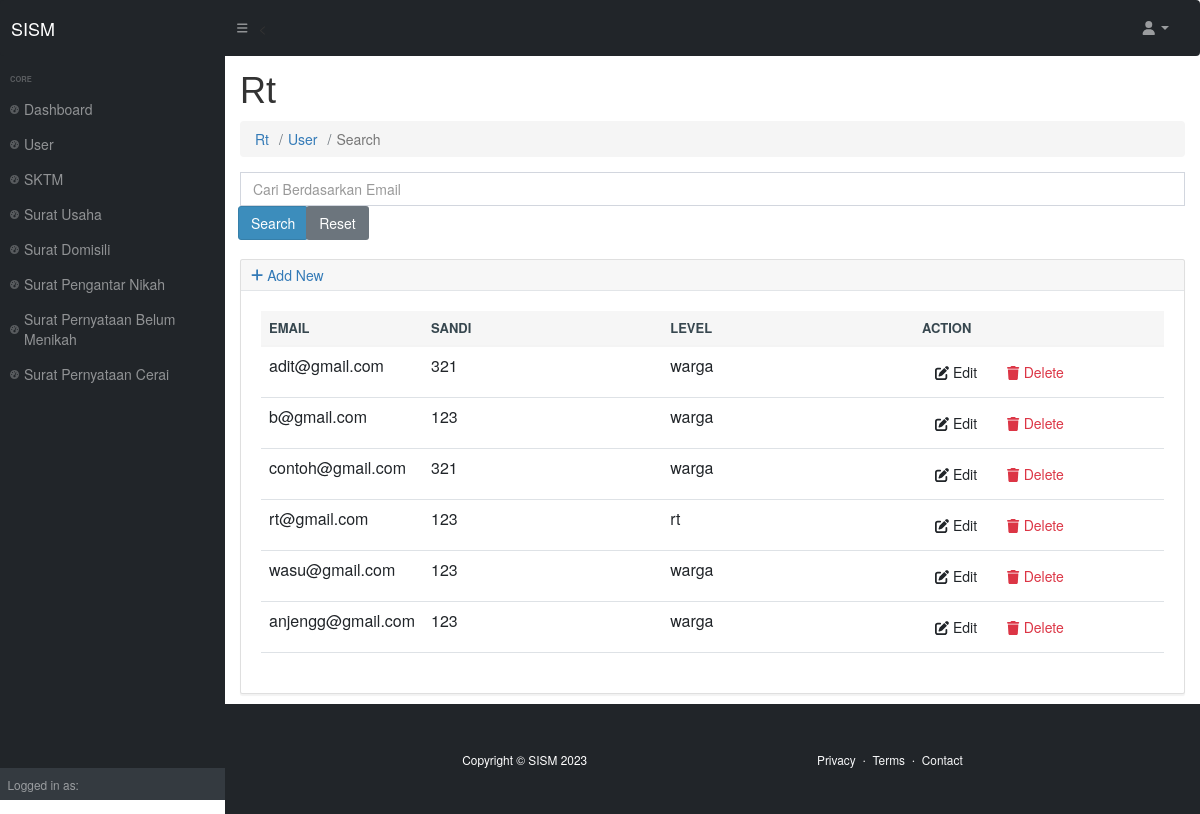
Page /index.php/rt/user/search on the committed database.
### tables this page shows
CREATE TABLE `user` (
  `id` int(9) NOT NULL,
  `email` varchar(128) NOT NULL,
  `sandi` varchar(99) NOT NULL,
  `level` varchar(18) NOT NULL,
  `created_at` timestamp NOT NULL DEFAULT current_timestamp() ON UPDATE current_timestamp()
);

### application/controllers/rt/User.php (called while the page is built, shortened)
<?php
class User extends CI_Controller
{
    public function __construct()
    {
        $this->load->model("user_model");
        $this->load->library('form_validation');
        $this->load->library('pagination');
    }
    public function search() {
        $keyword = $this->input->post('keyword');
    $data['user'] = $this->user_model->search($keyword);
    $this->load->view('rt/user/list', $data);
    }
}

### index.php (called while the page is built, shortened)
<?php
require_once BASEPATH.'core/CodeIgniter.php';

### application/models/User_model.php (called while the page is built, shortened)
<?php defined('BASEPATH') OR exit('No direct script access allowed');
class User_model extends CI_Model
{
    private $_table = "user";
    public function search($keyword)
{
    $this->db->like('email', $keyword);
    $this->db->or_like('sandi', $keyword);
    return $this->db->get($this->_table)->result();
}
}

### application/views/rt/user/list.php (the view, shortened to what this page needs)
<?php $this->load->view("rt/_partials/head.php") ?>
    <body class="sb-nav-fixed">
    <?php $this->load->view("rt/_partials/navbar.php") ?>
        <div id="layoutSidenav">
        <?php $this->load->view("rt/_partials/sidebar.php") ?>
            <div id="layoutSidenav_content">
                <main>
                    <div class="container-fluid px-4">
                    <?php $this->load->view("rt/_partials/breadcumb.php") ?>
					<div class="input-group mb-2">
					<form action="<?php echo site_url('rt/user/search') ?>" method="post">
						<input type="text" class="form-control" placeholder="Cari Berdasarkan Email" name="keyword">
						<div class="input-group-append">
							<input class="btn btn-primary" type="submit" name="submit" value="Search">
							<a class="btn btn-secondary" href="<?php echo site_url('rt/user') ?>">Reset</a>
						</div>
					</form>
				</div>
					<div class="card mb-3">
					<div class="card-header">
						<a href="<?php echo site_url('rt/user/add') ?>"><i class="fas fa-plus"></i> Add New</a>
					</div>
					<div class="card-body">
						<div class="table-responsive">
							<table class="table table-hover" id="dataTable" width="100%" cellspacing="0">
								<thead>
									<tr>
										<th>Email</th>
										<th>Sandi</th>
										<th>Level</th>
										<th>Action</th>
									</tr>
								</thead>
								<tbody>
									<?php foreach ($user as $user): ?>
									<tr>
										<td width="150">
											<?php echo $user->email ?>
										</td>
										<td>
											<?php echo $user->sandi ?>
										</td>
										<td>
											<?php echo $user->level ?>
										</td>
										<td width="250">
											<a href="<?php echo site_url('rt/user/edit/'.$user->id) ?>"
											 class="btn btn-small"><i class="fas fa-edit"></i> Edit</a>
											 <a href="<?php echo site_url('rt/user/delete/'.$user->id) ?>"
											 class="btn btn-small text-danger"><i class="fas fa-trash"></i> Delete</a>
										</td>
									</tr>
									<?php endforeach; ?>
								</tbody>
							</table>
						</div>
						<?php $this->load->view('rt/_partials/pagination'); ?>
					</div>
				</div>
                    </div>
                </main>
                <?php $this->load->view("rt/_partials/footer.php") ?>
            </div>
        </div>
        <?php $this->load->view("rt/_partials/scrolltop.php") ?>
    </body>
</html>

### application/views/rt/_partials/head.php (shortened to what this page needs)
<head>
        <link href="https://cdn.jsdelivr.net/npm/bootstrap-icons@1.5.0/font/bootstrap-icons.css" rel="stylesheet" />
        <link href="<?php echo base_url('css/styles.css') ?>" rel="stylesheet">
        <link rel="stylesheet" href="<?php echo base_url();?>css/style.css">
        <link href="https://cdn.jsdelivr.net/npm/simple-datatables@latest/dist/style.css" rel="stylesheet" />
        <link href="<?php echo base_url('styles.css') ?>" rel="stylesheet">
        <link href="<?php echo base_url('assets/bootstrap/css/bootstrap.min.css') ?>" rel="stylesheet">
        <link href="<?php echo base_url('assets/bootstrap/css/tes.css') ?>" rel="stylesheet">
        <link href="<?php echo base_url('assets/font-awesome/css/font-awesome.min.css') ?>" rel="stylesheet">
        <link href="<?php echo base_url('assets/Ionicons/css/ionicons.min.css') ?>" rel="stylesheet">
        <link href="<?php echo base_url('assets/adminlte/css/AdminLTE.min.css') ?>" rel="stylesheet">
        <link href="<?php echo base_url('assets/adminlte/css/skins/skin-blue-light.min.css') ?>" rel="stylesheet">
    </head>

### application/views/rt/_partials/navbar.php (shortened to what this page needs)
<nav class="sb-topnav navbar navbar-expand navbar-dark bg-dark">
            <a class="navbar-brand ps-3" href="<?php echo site_url('home') ?>"><?php echo SITE_NAME ?></a>
            <button class="btn btn-link btn-sm order-1 order-lg-0 me-4 me-lg-0" id="sidebarToggle" href="#!"><i class="fas fa-bars"></i></button>
            <ul class="navbar-nav ms-auto ms-md-10 me-3 me-lg-4">
                <li class="nav-item dropdown">
                    <a class="nav-link dropdown-toggle" id="navbarDropdown" href="#" role="button" data-bs-toggle="dropdown" aria-expanded="false"><i class="fas fa-user fa-fw"></i></a>
                </li>
            </ul>
        </nav>

### application/views/rt/_partials/sidebar.php (shortened to what this page needs)
<div id="layoutSidenav_nav">
                <nav class="sb-sidenav accordion sb-sidenav-dark" id="sidenavAccordion">
                    <div class="sb-sidenav-menu">
                        <div class="nav">
                            <div class="sb-sidenav-menu-heading">Core</div>
                            <a class="nav-link" href="<?php echo site_url('rt')?>">
                                <div class="sb-nav-link-icon"><i class="fas fa-tachometer-alt"></i></div>
                                Dashboard
                            </a>
                            <a class="nav-link" href="<?php echo site_url('rt/user')?>">
                                <div class="sb-nav-link-icon"><i class="fas fa-tachometer-alt"></i></div>
                                User
                            </a>
                            <a class="nav-link" href="<?php echo site_url('rt/sktm')?>">
                                <div class="sb-nav-link-icon"><i class="fas fa-tachometer-alt"></i></div>
                                SKTM
                            </a>
                            <a class="nav-link" href="<?php echo site_url('rt/suratusaha')?>">
                                <div class="sb-nav-link-icon"><i class="fas fa-tachometer-alt"></i></div>
                                Surat Usaha
                            </a>
                            <a class="nav-link" href="<?php echo site_url('rt/sudoteti')?>">
                                <div class="sb-nav-link-icon"><i class="fas fa-tachometer-alt"></i></div>
                                Surat Domisili
                            </a>
                            <a class="nav-link" href="<?php echo site_url('rt/suratnikah')?>">
                                <div class="sb-nav-link-icon"><i class="fas fa-tachometer-alt"></i></div>
                                Surat Pengantar Nikah
                            </a>
                            <a class="nav-link" href="<?php echo site_url('rt/superbeme')?>">
                                <div class="sb-nav-link-icon"><i class="fas fa-tachometer-alt"></i></div>
                                Surat Pernyataan Belum Menikah
                            </a>
                            <a class="nav-link" href="<?php echo site_url('rt/superce')?>">
                                <div class="sb-nav-link-icon"><i class="fas fa-tachometer-alt"></i></div>
                                Surat Pernyataan Cerai
                            </a>
                        </div>
                    </div>
                    <div class="sb-sidenav-footer">
                        <div class="small">Logged in as:</div>
                    </div>
                </nav>
            </div>

### application/views/rt/_partials/breadcumb.php
						<h1 class="mt-4"><?php echo ucfirst(($this->uri->segment(1) == 'admin') ? 'warga' : $this->uri->segment(1)) ?></h1>
                        <ol class="breadcrumb mb-4">
<?php foreach ($this->uri->segments as $segment): ?>
	<?php
		$url = substr($this->uri->uri_string, 0, strpos($this->uri->uri_string, $segment)) . $segment;
		$is_active =  $url == $this->uri->uri_string;
		$segment_display = ($segment == 'admin') ? 'warga' : ucfirst($segment);
	?>
	<li class="breadcrumb-item active <?php echo $is_active ? 'active': '' ?>">
		<?php if($is_active): ?>
			<?php echo ucfirst($segment_display) ?>
		<?php else: ?>
			<a href="<?php echo site_url($url) ?>"><?php echo ucfirst($segment_display) ?></a>
		<?php endif; ?>
	</li>
<?php endforeach; ?>
</ol>

### application/views/rt/_partials/footer.php
<footer class="bg-dark py-4 mt-auto">
            <div class="container px-5">
                <div class="row align-items-center justify-content-between flex-column flex-sm-row">
                    <div class="col-auto"><div class="small m-0 text-white">Copyright &copy; SISM 2023 </div></div>
                    <div class="col-auto">
                        <a class="link-light small" href="#!">Privacy</a>
                        <span class="text-white mx-1">&middot;</span>
                        <a class="link-light small" href="#!">Terms</a>
                        <span class="text-white mx-1">&middot;</span>
                        <a class="link-light small" href="#!">Contact</a>
                    </div>
                </div>
            </div>
        </footer>

### application/views/rt/_partials/scrolltop.php (shortened to what this page needs)
<a class="scroll-to-top rounded" href="#page-top">
</a>

### rows in the picture
user: email "adit@gmail.com", sandi "321", level "warga"
user: email "b@gmail.com", sandi "123", level "warga"
user: email "contoh@gmail.com", sandi "321", level "warga"
user: email "rt@gmail.com", sandi "123", level "rt"
user: email "wasu@gmail.com", sandi "123", level "warga"
user: email "anjengg@gmail.com", sandi "123", level "warga"

### other values in the picture
SITE_NAME "SISM"
$segment_display "Rt"
$segment_display "User"
$segment_display "Search"
